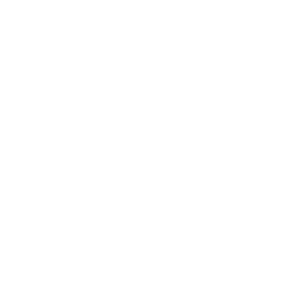
Frame 1 (no input)
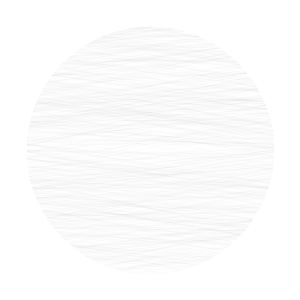
Frame 60 (the mouse pressed at the canvas centre just before this capture)
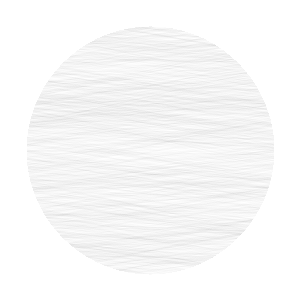
Frame 120 (the mouse held since frame 60 and released just before this capture)

The Processing sketch that drew these frames (run headless with seeded random() and noise(); from frame 60 on, the mouse is pressed at the canvas centre):

// Processing sketch: processing_181102
// ── processing_181102.pde

PGraphics mask;
int WHITE = color(255);
int BLACK = color(255);
int e = 5;

void setup() {
  size(300, 300);
  background(WHITE);
  drawDemoMask();
}

float y;
float yDif;

void draw() {
  stroke(0, 3);
  for (int i=0; i<10; i++) {
     y = random(300);
     yDif = random(-70, 70);
     line(0,y, 300, y+yDif);
  }
  noStroke();
  maskPixels();
}

void drawDemoMask() {
  mask = createGraphics(width, height);
  mask.beginDraw();
  mask.background(0);
  mask.ellipse(width/2, height/2, 250, 250);
  mask.endDraw();
  mask.loadPixels();
}

void maskPixels() {
  loadPixels();
  for (int i=0; i < mask.pixels.length; ++i) {
    int maskPixel = mask.pixels[i];
    if (maskPixel != WHITE) {
      pixels[i] = BLACK;
    }
  }
  updatePixels();
}
